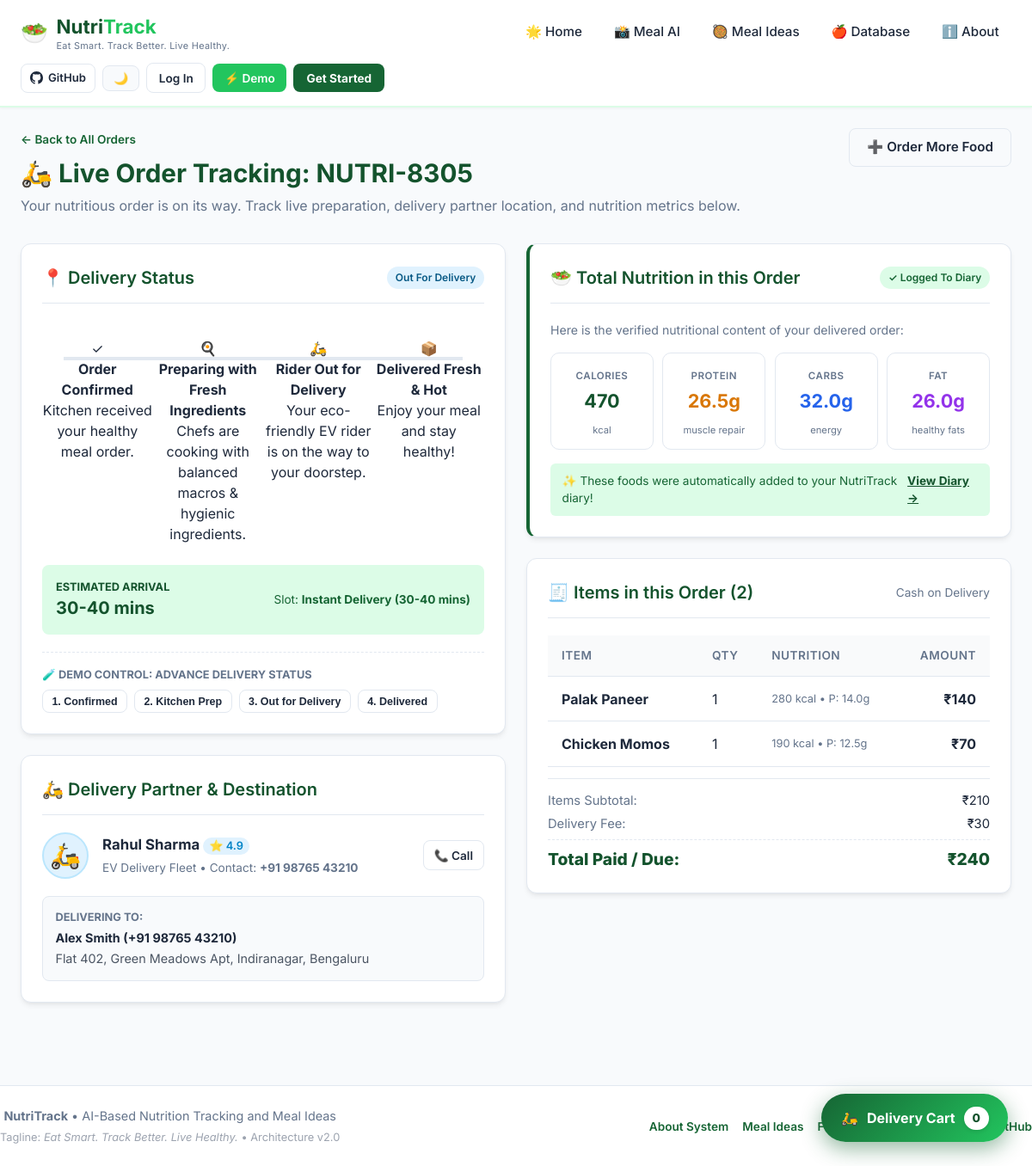
The page /track/19 on the database its author committed.
### tables this page shows
CREATE TABLE orders (
            id INTEGER PRIMARY KEY AUTOINCREMENT,
            order_number TEXT UNIQUE NOT NULL,
            user_id INTEGER NOT NULL DEFAULT 1,
            customer_name TEXT NOT NULL,
            phone TEXT NOT NULL,
            delivery_address TEXT NOT NULL,
            delivery_slot TEXT NOT NULL,
            payment_method TEXT NOT NULL DEFAULT 'Cash on Delivery',
            subtotal REAL NOT NULL,
            delivery_fee REAL NOT NULL DEFAULT 30.0,
            total_price REAL NOT NULL,
            total_calories REAL NOT NULL DEFAULT 0.0,
            total_protein REAL NOT NULL DEFAULT 0.0,
            total_carbs REAL NOT NULL DEFAULT 0.0,
            total_fat REAL NOT NULL DEFAULT 0.0,
            status TEXT NOT NULL DEFAULT 'Confirmed',
            rider_name TEXT DEFAULT 'Rahul Sharma',
            rider_phone TEXT DEFAULT '+91 98765 43210',
            estimated_delivery_time TEXT DEFAULT '30-40 mins',
            auto_logged INTEGER DEFAULT 1,
            created_at TIMESTAMP DEFAULT CURRENT_TIMESTAMP
        );

CREATE TABLE order_items (
            id INTEGER PRIMARY KEY AUTOINCREMENT,
            order_id INTEGER NOT NULL,
            food_id INTEGER,
            food_name TEXT NOT NULL,
            price REAL NOT NULL,
            quantity REAL NOT NULL DEFAULT 1.0,
            calories REAL NOT NULL,
            protein REAL NOT NULL,
            carbs REAL NOT NULL,
            fat REAL NOT NULL,
            image_url TEXT,
            FOREIGN KEY (order_id) REFERENCES orders(id) ON DELETE CASCADE
        );

### app.py (the view)
@app.route("/track/<int:order_id>", methods=["GET"])
def track_order_view(order_id):
    order_data = database.get_order_details(order_id)
    if not order_data:
        flash("Order not found.", "error")
        return redirect(url_for("delivery_view"))
    return render_template(
        "track_order.html",
        order=order_data["order"],
        items=order_data["items"],
        active_page="delivery"
    )

### templates/track_order.html (shortened to what this page needs)
{% extends "base.html" %}
{% block content %}
<div class="page-header" style="display: flex; justify-content: space-between; align-items: flex-start; flex-wrap: wrap; gap: 1rem;">
    <div>
        <a href="{{ url_for('orders_history_view') }}" style="text-decoration: none; font-size: 0.85rem; font-weight: 600; color: var(--primary); display: inline-flex; align-items: center; gap: 0.3rem; margin-bottom: 0.4rem;">
            &larr; Back to All Orders
        </a>
        <h1>🛵 Live Order Tracking: {{ order.order_number }}</h1>
        <p>Your nutritious order is on its way. Track live preparation, delivery partner location, and nutrition metrics below.</p>
    </div>
    <div>
        <a href="{{ url_for('delivery_view') }}" class="btn btn-outline">
            ➕ Order More Food
        </a>
    </div>
</div>
<div class="grid-2">
    <div>
        <div class="card">
            <div class="card-header">
                <h2 class="card-title">📍 Delivery Status</h2>
                <span class="badge badge-all" id="current_status_badge">{{ order.status }}</span>
            </div>
            <div class="tracking-stepper">
                <div class="step-item {% if order.status in ['Confirmed', 'Preparing with Fresh Ingredients', 'Out for Delivery', 'Delivered'] %}step-completed{% endif %}" id="step_1">
                    <div class="step-icon">✓</div>
                    <div class="step-content">
                        <strong>Order Confirmed</strong>
                        <p>Kitchen received your healthy meal order.</p>
                    </div>
                </div>
                <div class="step-item {% if order.status in ['Preparing with Fresh Ingredients', 'Out for Delivery', 'Delivered'] %}step-completed{% elif order.status == 'Confirmed' %}step-active{% endif %}" id="step_2">
                    <div class="step-icon">🍳</div>
                    <div class="step-content">
                        <strong>Preparing with Fresh Ingredients</strong>
                        <p>Chefs are cooking with balanced macros & hygienic ingredients.</p>
                    </div>
                </div>
                <div class="step-item {% if order.status in ['Out for Delivery', 'Delivered'] %}step-completed{% elif order.status == 'Preparing with Fresh Ingredients' %}step-active{% endif %}" id="step_3">
                    <div class="step-icon">🛵</div>
                    <div class="step-content">
                        <strong>Rider Out for Delivery</strong>
                        <p>Your eco-friendly EV rider is on the way to your doorstep.</p>
                    </div>
                </div>
                <div class="step-item {% if order.status == 'Delivered' %}step-completed{% endif %}" id="step_4">
                    <div class="step-icon">📦</div>
                    <div class="step-content">
                        <strong>Delivered Fresh & Hot</strong>
                        <p>Enjoy your meal and stay healthy!</p>
                    </div>
                </div>
            </div>
            <div style="background: var(--primary-light); border-radius: 8px; padding: 1rem; margin-top: 1.5rem; display: flex; justify-content: space-between; align-items: center;">
                <div>
                    <span style="font-size: 0.8rem; text-transform: uppercase; font-weight: 700; color: var(--primary-dark); display: block;">Estimated Arrival</span>
                    <strong style="font-size: 1.25rem; color: var(--primary-dark);">{{ order.estimated_delivery_time }}</strong>
                </div>
                <div style="text-align: right; font-size: 0.85rem; color: #166534;">
                    Slot: <strong>{{ order.delivery_slot }}</strong>
                </div>
            </div>
            <div style="margin-top: 1.25rem; padding-top: 1rem; border-top: 1px dashed var(--border);">
                <span style="font-size: 0.8rem; font-weight: 700; color: var(--text-muted); text-transform: uppercase; display: block; margin-bottom: 0.5rem;">
                    🧪 Demo Control: Advance Delivery Status
                </span>
                <div style="display: flex; gap: 0.5rem; flex-wrap: wrap;">
                    <button type="button" class="btn btn-outline" style="font-size: 0.78rem; padding: 0.35rem 0.65rem;" onclick="advanceStatus('Confirmed')">1. Confirmed</button>
                    <button type="button" class="btn btn-outline" style="font-size: 0.78rem; padding: 0.35rem 0.65rem;" onclick="advanceStatus('Preparing with Fresh Ingredients')">2. Kitchen Prep</button>
                    <button type="button" class="btn btn-outline" style="font-size: 0.78rem; padding: 0.35rem 0.65rem;" onclick="advanceStatus('Out for Delivery')">3. Out for Delivery</button>
                    <button type="button" class="btn btn-outline" style="font-size: 0.78rem; padding: 0.35rem 0.65rem;" onclick="advanceStatus('Delivered')">4. Delivered</button>
                </div>
            </div>
        </div>
        <div class="card">
            <div class="card-header">
                <h2 class="card-title">🛵 Delivery Partner & Destination</h2>
            </div>
            <div style="display: flex; align-items: center; gap: 1rem; margin-bottom: 1.25rem;">
                <div style="width: 54px; height: 54px; background: #e0f2fe; border-radius: 50%; display: flex; align-items: center; justify-content: center; font-size: 1.8rem; border: 2px solid #bae6fd;">
                    🛵
                </div>
                <div style="flex: 1;">
                    <h3 style="font-size: 1.05rem; font-weight: 700; color: var(--text-dark); margin-bottom: 0.2rem;">
                        {{ order.rider_name }} <span style="font-size: 0.8rem; font-weight: 600; color: #0284c7; background: #e0f2fe; padding: 0.15rem 0.45rem; border-radius: 999px;">⭐ 4.9</span>
                    </h3>
                    <p style="font-size: 0.85rem; color: var(--text-muted); margin: 0;">
                        EV Delivery Fleet &bull; Contact: <strong>{{ order.rider_phone }}</strong>
                    </p>
                </div>
                <a href="tel:{{ order.rider_phone }}" class="btn btn-outline" style="font-size: 0.85rem; padding: 0.4rem 0.75rem;">
                    📞 Call
                </a>
            </div>
            <div style="background: #f8fafc; border-radius: 8px; padding: 0.9rem; font-size: 0.9rem; border: 1px solid var(--border);">
                <div style="color: var(--text-muted); font-size: 0.8rem; font-weight: 700; text-transform: uppercase; margin-bottom: 0.2rem;">
                    Delivering To:
                </div>
                <strong style="color: var(--text-dark); display: block;">{{ order.customer_name }} ({{ order.phone }})</strong>
                <p style="color: #4b5563; margin-top: 0.2rem; margin-bottom: 0;">{{ order.delivery_address }}</p>
            </div>
        </div>
    </div>
    <div>
        <div class="card" style="border-left: 4.5px solid var(--primary);">
            <div class="card-header">
                <h2 class="card-title">🥗 Total Nutrition in this Order</h2>
                {% if order.auto_logged %}
                    <span class="badge badge-vegan">✓ Logged to Diary</span>
                {% endif %}
            </div>
            <p style="font-size: 0.88rem; color: var(--text-muted); margin-bottom: 1rem;">
                Here is the verified nutritional content of your delivered order:
            </p>
            <div class="grid-4" style="gap: 0.65rem;">
                <div class="metric-box" style="padding: 0.75rem;">
                    <span class="metric-label" style="font-size: 0.72rem;">Calories</span>
                    <div class="metric-value" style="font-size: 1.35rem;">{{ order.total_calories|round|int }}</div>
                    <span class="metric-sub" style="font-size: 0.7rem;">kcal</span>
                </div>
                <div class="metric-box" style="padding: 0.75rem;">
                    <span class="metric-label" style="font-size: 0.72rem;">Protein</span>
                    <div class="metric-value" style="font-size: 1.35rem; color: #d97706;">{{ order.total_protein }}g</div>
                    <span class="metric-sub" style="font-size: 0.7rem;">muscle repair</span>
                </div>
                <div class="metric-box" style="padding: 0.75rem;">
                    <span class="metric-label" style="font-size: 0.72rem;">Carbs</span>
                    <div class="metric-value" style="font-size: 1.35rem; color: #2563eb;">{{ order.total_carbs }}g</div>
                    <span class="metric-sub" style="font-size: 0.7rem;">energy</span>
                </div>
                <div class="metric-box" style="padding: 0.75rem;">
                    <span class="metric-label" style="font-size: 0.72rem;">Fat</span>
                    <div class="metric-value" style="font-size: 1.35rem; color: #9333ea;">{{ order.total_fat }}g</div>
                    <span class="metric-sub" style="font-size: 0.7rem;">healthy fats</span>
                </div>
            </div>
            {% if order.auto_logged %}
            <div style="margin-top: 1rem; font-size: 0.85rem; color: #166534; background: #dcfce7; padding: 0.65rem 0.85rem; border-radius: 6px; display: flex; justify-content: space-between; align-items: center;">
                <span>✨ These foods were automatically added to your NutriTrack diary!</span>
                <a href="{{ url_for('summary_view') }}" style="color: #14532d; font-weight: 700; text-decoration: underline;">View Diary &rarr;</a>
            </div>
            {% endif %}
        </div>
        <div class="card">
            <div class="card-header">
                <h2 class="card-title">🧾 Items in this Order ({{ items|length }})</h2>
                <span style="font-size: 0.85rem; color: var(--text-muted);">{{ order.payment_method }}</span>
            </div>
            <table class="data-table" style="margin-top: 0;">
                <thead>
                    <tr>
                        <th>Item</th>
                        <th>Qty</th>
                        <th>Nutrition</th>
                        <th style="text-align: right;">Amount</th>
                    </tr>
                </thead>
                <tbody>
                    {% for item in items %}
                    <tr>
                        <td>
                            <strong>{{ item.food_name }}</strong>
                        </td>
                        <td>{{ item.quantity|round|int if item.quantity == item.quantity|int else item.quantity }}</td>
                        <td style="font-size: 0.8rem; color: var(--text-muted);">
                            {{ item.calories|round|int }} kcal &bull; P: {{ item.protein }}g
                        </td>
                        <td style="text-align: right; font-weight: 700;">
                            ₹{{ (item.price * item.quantity)|round|int }}
                        </td>
                    </tr>
                    {% endfor %}
                </tbody>
            </table>
            <div style="border-top: 1px solid var(--border); padding-top: 0.85rem; margin-top: 0.85rem; font-size: 0.92rem;">
                <div style="display: flex; justify-content: space-between; margin-bottom: 0.35rem;">
                    <span style="color: var(--text-muted);">Items Subtotal:</span>
                    <span>₹{{ order.subtotal|round|int }}</span>
                </div>
                <div style="display: flex; justify-content: space-between; margin-bottom: 0.35rem;">
                    <span style="color: var(--text-muted);">Delivery Fee:</span>
                    <span>{% if order.delivery_fee == 0 %}<strong style="color: #166534;">FREE</strong>{% else %}₹{{ order.delivery_fee|round|int }}{% endif %}</span>
                </div>
                <div style="display: flex; justify-content: space-between; font-size: 1.2rem; font-weight: 800; color: var(--primary-dark); border-top: 1px dashed var(--border); padding-top: 0.5rem; margin-top: 0.4rem;">
                    <span>Total Paid / Due:</span>
                    <span>₹{{ order.total_price|round|int }}</span>
                </div>
            </div>
        </div>
    </div>
</div>
{% endblock %}

### rows shown on the page
orders: order_number "NUTRI-8305", status "Out For Delivery", estimated_delivery_time "30-40 mins", delivery_slot "Instant Delivery (30-40 mins)", rider_name "Rahul Sharma", rider_phone "+91 98765 43210", customer_name "Alex Smith", phone "+91 98765 43210", delivery_address "Flat 402, Green Meadows Apt, Indiranagar, Bengaluru", total_calories "470", total_protein "26.5", total_carbs "32.0", total_fat "26.0", payment_method "Cash on Delivery", subtotal "210", delivery_fee "30", total_price "240"
order_items: food_name "Palak Paneer", quantity "1", calories "280", protein "14.0", (item.price*item.quantity)|round|int "140"
order_items: food_name "Chicken Momos", quantity "1", calories "190", protein "12.5", (item.price*item.quantity)|round|int "70"

### other values the page prints
{{ items|length }} "2"
